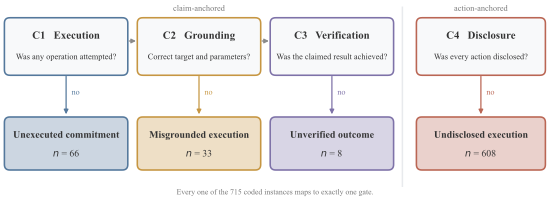

The Python source for this figure:
#!/usr/bin/env python3
"""Figure: the C1-C4 fault tree -- where the say-do alignment chain breaks.

This figure predates the other paper_figures scripts and had no generator; it was
rebuilt here from the published PDF so it can be regenerated and edited like the
rest. Layout, colours and proportions are taken from the original (its box
geometry was measured off the 400 dpi PNG), so it reads as the same figure.

What changed in the rebuild
---------------------------
1. C1's question. It read "Was the operation executed?"; it now reads
   "Was any operation attempted?".

   The paper's matching relation requires an executed action to agree with the
   claim on operation type AND key parameters. An action that does the right kind
   of thing to the wrong target therefore does not match either -- it lands in the
   same empty-match bucket as an action that never happened. Those two cases are
   C2 and C1 respectively, so C1 cannot be "was it executed": that phrasing also
   covers the C2 cases and makes the two gates overlap. C1 has to be the weaker
   question -- was anything attempted at all -- with C2 catching "something was
   attempted but it did not match the claimed target".

   Nothing else in the figure implies the old reading, so nothing else moved:
     * "C1 Execution" is the gate NAME, and the paper's own prose uses it that way
       ("86 fail at execution (C1)"), so it stays. It names the stage of the chain,
       not the test.
     * "Unexecuted commitment" remains exactly right for the failure: a commitment
       for which no operation was ever attempted. Sec. 7 describes these as claims
       "for which no matching operation appears in the trace", which is the new
       wording, not the old one.
     * C2 "Correct target and parameters?" already carries the attempted-but-wrong
       reading and is unchanged, as are C3 (claimed result) and C4 (disclosure).

2. No title inside the figure. The original carried "Where does the say-do
   alignment chain break?" as in-figure type; house style puts that in the LaTeX
   caption, and \\ref{fig:rq3-fault-tree} already has one. Dropping it also takes
   the canvas from 2.39 in to 2.00 in of height, which the submission needs.

3. House style otherwise: serif stack, Type-42 embedding, exact canvas, one text
   column wide.

Counts: C1 66, C2 33, C3 8, C4 608, over 715 coded instances with
the exclusions listed in Sec. 6.3. They are asserted below rather than trusted.

Colour carries no information here -- every box is directly labelled with its gate
id and name, and the counts are printed -- so the four hues are decoration that
groups a gate with its outcome, and the figure survives grayscale and any CVD type
without them.

Regenerate:  python rq3_c1_c4_fault_tree.py
"""

from __future__ import annotations

from pathlib import Path

import matplotlib.pyplot as plt
from matplotlib.colors import to_rgb
from matplotlib.patches import FancyArrowPatch, FancyBboxPatch

# --------------------------------------------------------------------------- #
# Paths
# --------------------------------------------------------------------------- #

OUT_DIR = Path(__file__).resolve().parent
LATEX_FIG_DIR = Path("/Users/maokaifang/Downloads/iclr/iclr2026/figures")
STEM = "rq3_c1_c4_fault_tree"

# One text column wide. The original was 5.66 x 2.39 in with an in-figure title;
# dropping the title and trimming to the standard column gives 5.5 x 2.00.
FIG_W, FIG_H = 5.5, 2.00

# --------------------------------------------------------------------------- #
# Style
# --------------------------------------------------------------------------- #

SURFACE = "#FFFFFF"
TEXT = "#333333"
MUTED = "#777777"
GATE_FILL = "#F8F9FA"
DIVIDER = "#E8EAED"
LINK = "#8A8A8A"          # the grey C1->C2->C3 chain arrows

BORDER_LW = 1.15
ROUND = 0.055             # corner radius, inches


def _tint(hex_color: str, alpha: float = 0.30) -> tuple:
    """The outcome-box fill: `alpha` of the border colour over white.

    Measured off the original figure -- e.g. C3's #7E72A8 border against its
    #D9D2E9 fill is exactly a 30% blend -- so the rebuild reproduces the tints
    rather than approximating them by eye.
    """
    r, g, b = to_rgb(hex_color)
    return tuple(alpha * c + (1 - alpha) * 1.0 for c in (r, g, b))


# --------------------------------------------------------------------------- #
# Content
# --------------------------------------------------------------------------- #

# (gate id, gate name, question, outcome name, n, colour, x0, x1)
# x extents are the original figure's, rescaled to the 5.5 in column.
GATES = [
    ("C1", "Execution", "Was any operation attempted?",
     "Unexecuted commitment", 66, "#54789C", 0.044, 1.278),
    ("C2", "Grounding", "Correct target and parameters?",
     "Misgrounded execution", 33, "#C69642", 1.373, 2.607),
    ("C3", "Verification", "Was the claimed result achieved?",
     "Unverified outcome", 8, "#7E72A8", 2.702, 3.936),
    ("C4", "Disclosure", "Was every action disclosed?",
     "Undisclosed execution", 608, "#BA6654", 4.164, 5.454),
]

TOTAL = 715               # coded instances; see the exclusions note in Sec. 6.3
assert sum(g[4] for g in GATES) == TOTAL, "gate counts must exhaust the taxonomy"

DIVIDER_X = 4.024         # between the claim-anchored block and C4

# Vertical bands, inches from the bottom of the canvas.
GATE_Y0, GATE_Y1 = 1.2475, 1.8225
OUT_Y0, OUT_Y1 = 0.300, 0.830
LINK_Y = 1.590            # height of the horizontal chain arrows
GROUP_Y = 1.912
FOOT_Y = 0.075


# --------------------------------------------------------------------------- #
# Plot
# --------------------------------------------------------------------------- #


def _box(ax, x0, x1, y0, y1, facecolor, edgecolor):
    ax.add_patch(
        FancyBboxPatch(
            (x0, y0), x1 - x0, y1 - y0,
            boxstyle=f"round,pad=0,rounding_size={ROUND}",
            facecolor=facecolor, edgecolor=edgecolor,
            linewidth=BORDER_LW, zorder=2,
        )
    )


def build():
    plt.rcParams.update(
        {
            "font.family": "serif",
            "font.serif": ["Times New Roman", "Times", "DejaVu Serif"],
            "font.size": 7,
            "axes.unicode_minus": False,
            "pdf.fonttype": 42,
            "ps.fonttype": 42,
            "figure.facecolor": SURFACE,
            "savefig.facecolor": SURFACE,
        }
    )

    fig = plt.figure(figsize=(FIG_W, FIG_H))
    # One axes over the whole canvas with data units == inches, so corner radii
    # are circular and every measured coordinate can be written as-is.
    ax = fig.add_axes([0, 0, 1, 1])
    ax.set_xlim(0, FIG_W)
    ax.set_ylim(0, FIG_H)
    ax.set_axis_off()

    # Divider: the claim-anchored block (C1-C3) against the action-anchored one.
    ax.plot([DIVIDER_X, DIVIDER_X], [0.13, 1.935],
            color=DIVIDER, linewidth=1.1, zorder=1, solid_capstyle="butt")

    claim_mid = (GATES[0][6] + GATES[2][7]) / 2
    action_mid = (GATES[3][6] + GATES[3][7]) / 2
    ax.text(claim_mid, GROUP_Y, "claim-anchored", ha="center", va="center",
            fontsize=6.0, color=MUTED, zorder=3)
    ax.text(action_mid, GROUP_Y, "action-anchored", ha="center", va="center",
            fontsize=6.0, color=MUTED, zorder=3)

    for gate, name, question, outcome, n, color, x0, x1 in GATES:
        cx = (x0 + x1) / 2

        # Gate box: near-white fill, coloured rule.
        _box(ax, x0, x1, GATE_Y0, GATE_Y1, GATE_FILL, color)
        ax.text(cx, GATE_Y1 - 0.185, f"{gate}   {name}", ha="center", va="center",
                fontsize=7.8, color=TEXT, fontweight="bold", zorder=3)
        ax.text(cx, GATE_Y1 - 0.395, question, ha="center", va="center",
                fontsize=6.0, color=TEXT, zorder=3)

        # Outcome box: the gate's colour at 30% over white.
        _box(ax, x0, x1, OUT_Y0, OUT_Y1, _tint(color), color)
        ax.text(cx, OUT_Y1 - 0.185, outcome, ha="center", va="center",
                fontsize=7.2, color=TEXT, fontweight="bold", zorder=3)
        ax.text(cx, OUT_Y1 - 0.375, f"$n$ = {n}", ha="center", va="center",
                fontsize=7.0, color=TEXT, zorder=3)

        # The "no" branch from gate to outcome.
        ax.add_patch(
            FancyArrowPatch(
                (cx, GATE_Y0 - 0.012), (cx, OUT_Y1 + 0.028),
                arrowstyle="-|>", mutation_scale=6.5,
                color=color, linewidth=0.9, shrinkA=0, shrinkB=0, zorder=3,
            )
        )
        ax.text(cx + 0.055, (GATE_Y0 + OUT_Y1) / 2 + 0.035, "no",
                ha="left", va="center", fontsize=5.8, color=color, zorder=3)

    # The claim-side chain: a failed gate passes the claim to the next one.
    for (_, _, _, _, _, _, _, x_end), (_, _, _, _, _, _, x_start, _) in zip(
            GATES[:2], GATES[1:3]):
        ax.add_patch(
            FancyArrowPatch(
                (x_end + 0.014, LINK_Y), (x_start - 0.014, LINK_Y),
                arrowstyle="-|>", mutation_scale=6.5,
                color=LINK, linewidth=0.9, shrinkA=0, shrinkB=0, zorder=3,
            )
        )

    ax.text(
        FIG_W / 2, FOOT_Y,
        f"Every one of the {TOTAL} coded instances maps to exactly one gate.",
        ha="center", va="center", fontsize=5.6, color=MUTED, zorder=3,
    )
    return fig


# --------------------------------------------------------------------------- #
# Main
# --------------------------------------------------------------------------- #


def main() -> None:
    print(f"-- C1-C4 fault tree, {TOTAL} genuine instances "
          f"(after the exclusions listed in the text) --")
    for gate, name, question, outcome, n, color, _, _ in GATES:
        print(f"  {gate}  {name:13s} {question:34s} -> {outcome:22s} "
              f"n={n:4d} ({100 * n / TOTAL:5.1f}%)  {color}")
    print(f"  {'':6s}{'':13s} {'':34s}    {'total':22s} "
          f"n={sum(g[4] for g in GATES):4d}")
    print("\n  C1's question now reads 'Was any operation attempted?' "
          "(was: 'Was the operation executed?').")
    print("  Gate names, outcome names and C2-C4 questions are unchanged; "
          "none of them implied the old reading.")

    fig = build()
    targets = [OUT_DIR / f"{STEM}.png", OUT_DIR / f"{STEM}.pdf",
               *([LATEX_FIG_DIR / f"{STEM}.png", LATEX_FIG_DIR / f"{STEM}.pdf"]
                 if LATEX_FIG_DIR.is_dir() else [])]

    print()
    for path in targets:
        # No bbox_inches="tight": the canvas must stay exactly FIG_W x FIG_H.
        kwargs = {"dpi": 400} if path.suffix == ".png" else {}
        fig.savefig(path, **kwargs)
        print(f"wrote {path}")
    plt.close(fig)


if __name__ == "__main__":
    main()
